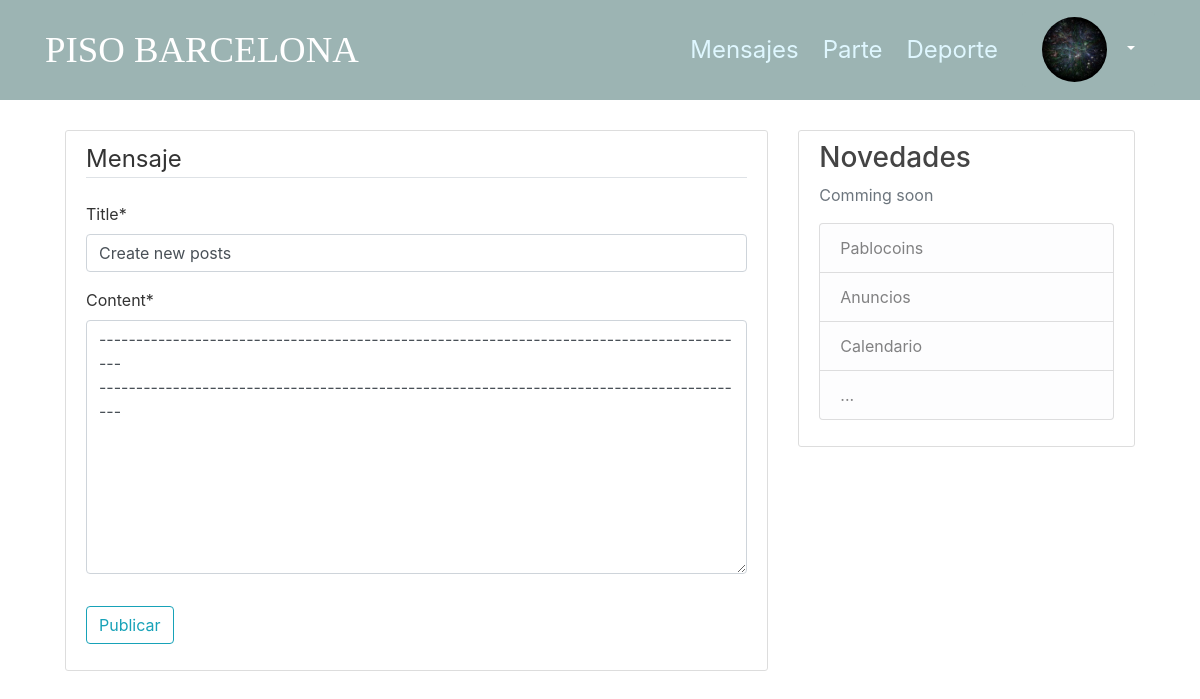
Page /post/8/update/ (signed in) on the earlier database version.
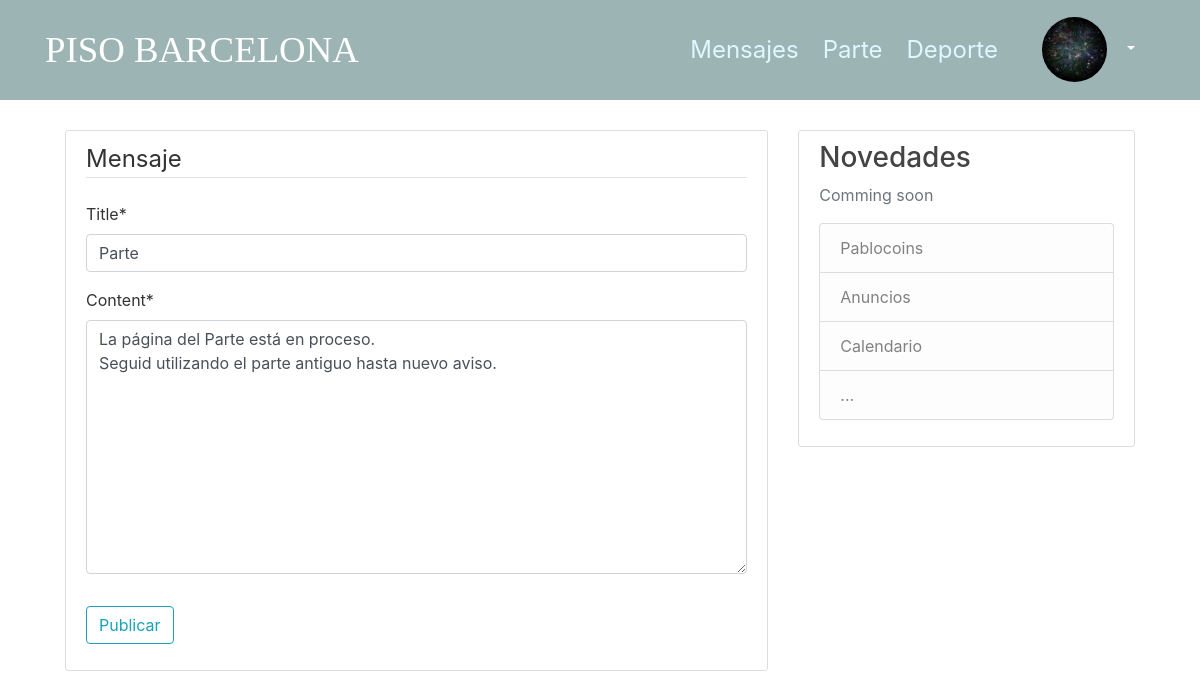
Same page on the later database version.
### blog/models.py (models this page shows, shortened)
class Post(models.Model):
    title = models.CharField(max_length=100)
    content = models.TextField()
    date_posted = models.DateTimeField(default=timezone.now)
    author = models.ForeignKey(User, on_delete=models.CASCADE)

### blog/views.py (the view, shortened to what this page needs)
# urls.py: path('post/<int:pk>/update/', PostUpdateView.as_view(), name='post-update'),
class PostUpdateView(LoginRequiredMixin, UserPassesTestMixin, UpdateView):
    model = Post
    fields = ['title', 'content']
    def test_func(self):
        post = self.get_object()
        if self.request.user == post.author:
            return True
        return False

### blog/templates/blog/post_form.html (shortened to what this page needs)
{% extends "blog/base.html" %}
{% load crispy_forms_tags %}
{% block content %}
    <div class="content-section">
        <form method="POST">
            <fieldset class="form-group">
                <legend class="border-bottom mb-4">Mensaje</legend>
                {{ form|crispy }}
            </fieldset>
            <div class="form-group">
                <button class="btn btn-outline-info" type="submit">Publicar</button>
            </div>
        </form>
    </div>
{% endblock content %}

Differences in the rows shown:
changed Post: title "Create new posts" → "Parte"; content "----------------------------------------------------------------------------------------- -----------------------------------------------------------------------------------------" → "La página del Parte está en proceso. Seguid utilizando el parte antiguo hasta nuevo aviso."
